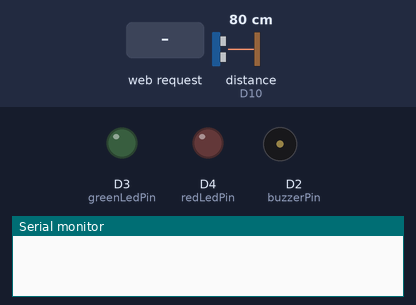
A sketch run on a simulated Arduino MKR. Shown: output pins drawn as LEDs (lit = HIGH), buzzer (waves = sounding), the last lines printed to the serial monitor. Wiring (inferred from the names in the program): ultrasonic range finder: trigger D9; echo D10. The inputs (shaded band) are chosen by the test bench; at power-on: distance to the obstacle (sensor on D10) 80 cm. The echo pulse lasts 58.3 µs per cm; WiFi joins after 1.5 s; servers stay silent unless stated; uploads are accepted with an empty reply; pins used as bus, display or sensor lines are not drawn.

Above: at 0.1 s.
At 2.7 s:
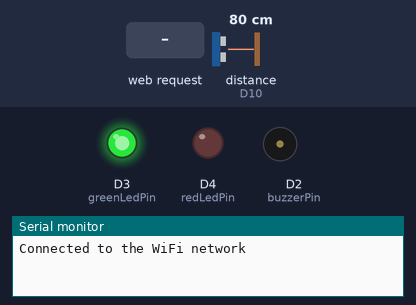
2.8 s: distance to the obstacle (sensor on D10) set to 22 cm
4.3 s: distance to the obstacle (sensor on D10) set to 19 cm
At 4.9 s:
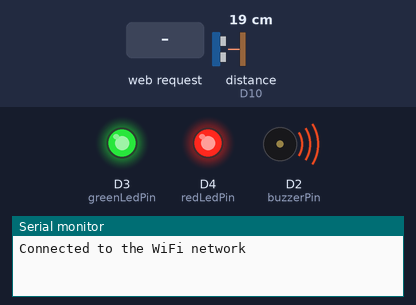
5.8 s: HTTP request GET /arduino/off received
Timing chart, 0 to 8.8 s (numbered marks = the images above; inputs shaded):
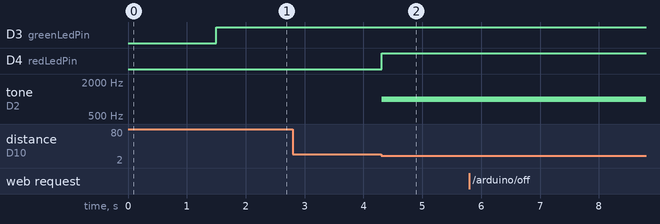

The sketch:

arduino.ino
```cpp
#include <WiFiNINA.h>
#include <ArduinoHttpClient.h>
#include <ArduinoJson.h>
#include <Arduino.h>
#include <WiFiServer.h>

const int trigPin = 9;
const int echoPin = 10;
const int buzzerPin = 2;
const int greenLedPin = 3;
const int redLedPin = 4;

int username = 1;

const char* ssid = "MEO-2869B0";
const char* password = "5da3ff6c92";

WiFiClient wifiClient;
WiFiServer server(80);
HttpClient http(wifiClient, "192.168.1.78", 3001);

enum State {
  IDLE,
  MEASURE_DISTANCE,
  CHECK_DISTANCE,
  TRIGGER_ALARM,
  SEND_REQUEST,
  WAIT_RESPONSE,
  TURN_OFF
};

State currentState = IDLE;
unsigned long previousMillis = 0;
unsigned long measureInterval = 50;
unsigned long requestInterval = 1000;

void setup() {
  Serial.begin(9600);
  pinMode(trigPin, OUTPUT);
  pinMode(echoPin, INPUT);
  pinMode(buzzerPin, OUTPUT);
  pinMode(greenLedPin, OUTPUT);
  pinMode(redLedPin, OUTPUT);

  if (WiFi.status() == WL_NO_MODULE) {
    Serial.println("Communication with WiFi module failed!");
    while (true);
  }

  String fv = WiFi.firmwareVersion();
  if (fv < "1.0.0") {
    Serial.println("Please upgrade the firmware");
  }

  while (true) {
    if (WiFi.begin(ssid, password) == WL_CONNECTED) {
      break;
    } else {
      Serial.println("Connection Failed! Retrying...");
      delay(5000);
    }
  }

  server.begin();

  Serial.println("Connected to the WiFi network");
}

void loop() {
  unsigned long currentMillis = millis();

  switch (currentState) {
    case IDLE:
      if (currentMillis - previousMillis >= measureInterval) {
        previousMillis = currentMillis;
        currentState = MEASURE_DISTANCE;
      }
      break;

    case MEASURE_DISTANCE:
      digitalWrite(greenLedPin, HIGH);

      long duration, distance;

      digitalWrite(trigPin, LOW);
      delayMicroseconds(2);
      digitalWrite(trigPin, HIGH);
      delayMicroseconds(10);
      digitalWrite(trigPin, LOW);

      duration = pulseIn(echoPin, HIGH);
      distance = duration * 0.034 / 2;

      if (distance < 20) {
        tone(buzzerPin, 1000);
        digitalWrite(redLedPin, HIGH);
        currentState = CHECK_DISTANCE;
      } else {
        currentState = IDLE;
      }
      break;

    case CHECK_DISTANCE:
      if (currentMillis - previousMillis >= measureInterval) {
        previousMillis = currentMillis;
        currentState = TRIGGER_ALARM;
      }
      break;

    case TRIGGER_ALARM:
      triggerAlarm();
      currentState = SEND_REQUEST;
      break;

    case SEND_REQUEST:
      if (currentMillis - previousMillis >= requestInterval) {
        previousMillis = currentMillis;
        http.beginRequest();
        http.post("/api/user/create_user");
        http.sendHeader("Content-Type", "application/json");

        int httpResponseCode = http.responseStatusCode();
        if (httpResponseCode > 0) {
          Serial.print("HTTP Response code: ");
          Serial.println(httpResponseCode);

          if (http.available()) {
            String response = http.responseBody();
            Serial.println("Response:");
            Serial.println(response);
          }
        } else {
          Serial.print("Error in HTTP request. HTTP Response code: ");
          Serial.println(httpResponseCode);
        }

        currentState = WAIT_RESPONSE;
      }
      break;

    case WAIT_RESPONSE:
      currentState = IDLE;
      break;

    case TURN_OFF:
      currentState = IDLE;
      break;
  }

  turnAlarmOff();

}

void turnAlarmOff() {
  WiFiClient client = server.available();
  if (client) {
    String request = client.readStringUntil('\r');
    client.flush();

    if (request.indexOf("/arduino/off") != -1) {
      currentState = TURN_OFF;
      noTone(buzzerPin);
      digitalWrite(redLedPin, LOW);
    }

    client.println("HTTP/1.1 200 OK");
    client.println("Content-Type: text/html");
    client.println();
    client.println("<h1>Hello from Arduino!</h1>");
    client.stop();
  }
}

void triggerAlarm() {
  if (WiFi.status() == WL_CONNECTED) {
    StaticJsonDocument<200> jsonDocument;
    jsonDocument["username"] = "teste";
    jsonDocument["password"] = "mateus";
    jsonDocument["nif"] = "241144949";

    String requestBody;
    serializeJson(jsonDocument, requestBody);

    http.beginRequest();
    http.post("/api/user/create_user");
    http.sendHeader("Content-Type", "application/json");
    http.sendHeader("Content-Length", String(requestBody.length()));
    http.beginBody();
    http.print(requestBody);
    http.endRequest();
  } else {
    Serial.println("Error in WiFi connection");
  }
}
```

Measured:
- the behaviour switches between 21 and 20 cm on distance to the obstacle (sensor on D10) (found by bisection; images 1 and 2)
- after the input at 2.8 s, every drawn part: stays the same
- after the input at 4.3 s, D4 (redLedPin): LOW → HIGH at once; tone on D2 (buzzerPin): silent → 1000 Hz at once
